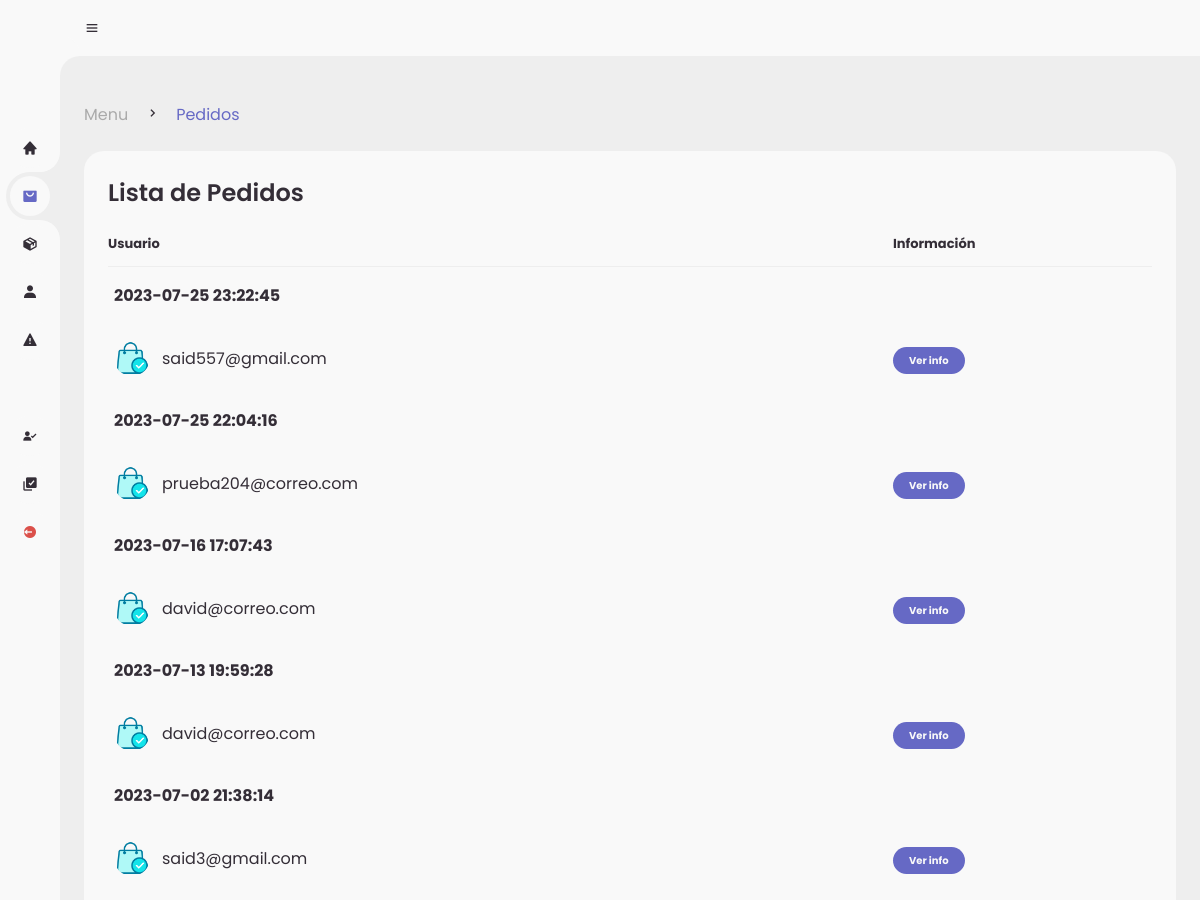
Page /admin/orders.php (signed in, upper part) on the earlier database version.
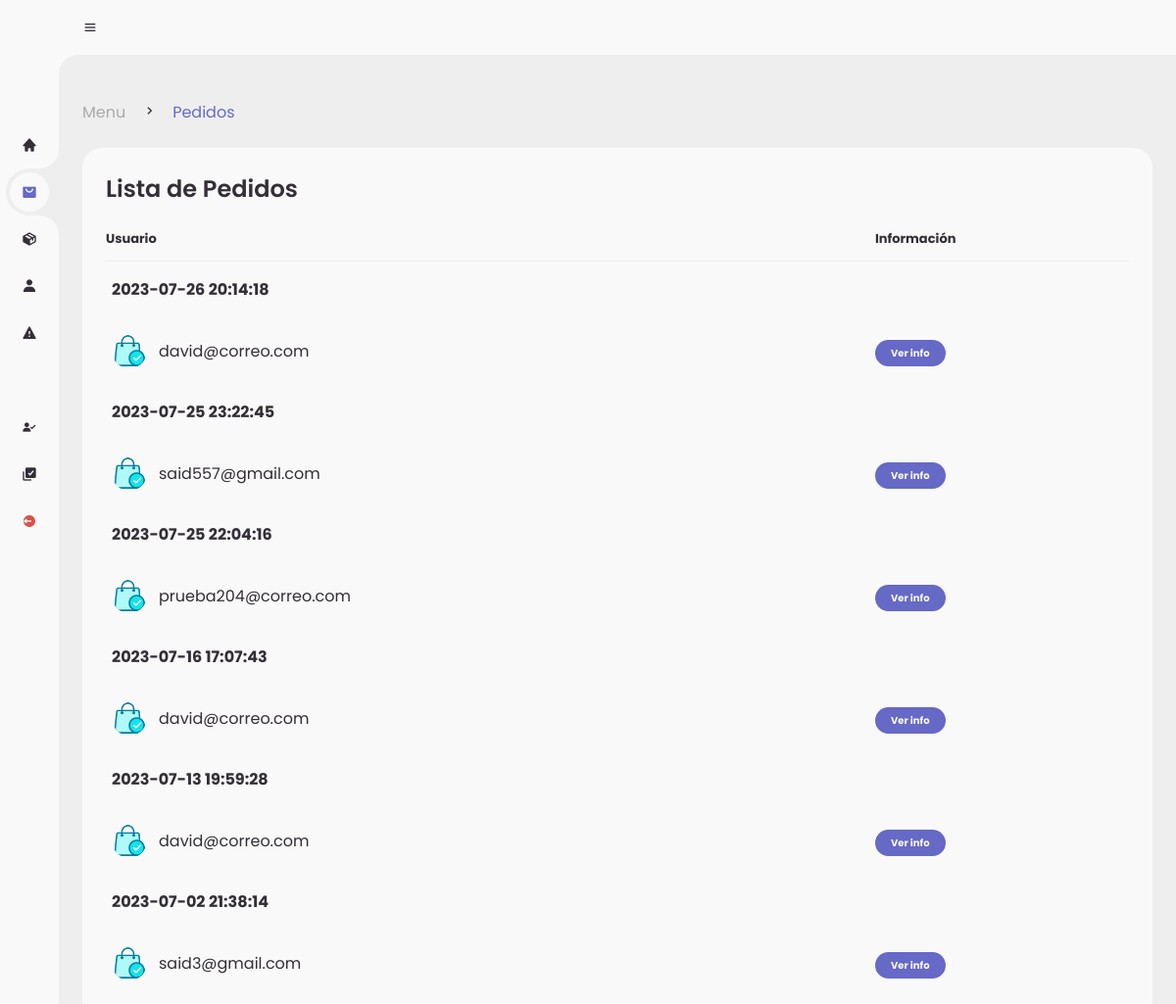
Same page on the later database version.
### tables this page shows
CREATE TABLE `ventas` (
  `id_venta` int(11) NOT NULL,
  `clavetransaccion` varchar(250) NOT NULL,
  `paypaldatos` text NOT NULL,
  `fecha` datetime NOT NULL,
  `correo` varchar(5000) NOT NULL,
  `total` decimal(60,2) NOT NULL,
  `estatus` varchar(250) NOT NULL,
  `envio` varchar(50) NOT NULL,
  `crastreo` varchar(200) NOT NULL
);

### admin/orders.php (the view, shortened to what this page needs)
<!DOCTYPE html>
<?php
	include('../global/conexion.php');
?>
<html lang="en">
<head>
	<link href='https://unpkg.com/boxicons@2.0.9/css/boxicons.min.css' rel='stylesheet'>
	<link rel="stylesheet" href="style.css">
</head>
<body>
	<section id="sidebar">
		<a href="./menu.php" class="brand">
		</a>
		<ul class="side-menu top">
			<li >
				<a href="./menu.php">
					<i class='bx bxs-home' ></i>
				</a>
			</li>
			<li class="active">
				<a href="./orders.php">
					<i class='bx bxs-shopping-bag-alt' ></i>
				</a>
			</li>
			<li>
				<a href="./products.php">
					<i class='bx bxs-package'></i>
				</a>
			</li>
			<li>
				<a href="./sellers.php">
					<i class='bx bxs-user' ></i>
				</a>
			</li>
			<li>
				<a href="./reports.php">
					<i class='bx bxs-error' ></i>
				</a>
			</li>
		</ul>
		<ul class="side-menu">
			<li>
				<a href="./reg-vendedores.php">
					<i class='bx bxs-user-check' ></i>
				</a>
			</li>
			<li>
				<a href="./reg-productos.php">
					<i class='bx bxs-select-multiple' ></i>
				</a>
			</li>
			<li>
				<a href="../global/logout.php" class="logout">
					<i class='bx bxs-log-out-circle' ></i>
				</a>
			</li>
		</ul>
	</section>
	<section id="content">
		<nav>
			<i class='bx bx-menu' ></i>
		</nav>
		<main>
			<div class="head-title">
				<div class="left">
					<ul class="breadcrumb">
						<li>
							<a href="./menu.php">Menu</a>
						</li>
						<li><i class='bx bx-chevron-right' ></i></li>
						<li>
							<a class="active" href="./orders.php">Pedidos</a>
						</li>
					</ul>
				</div>
			</div>
			<div class="table-data">
				<div class="order">
					<div class="head">
						<h3>Lista de Pedidos</h3>
					</div>
					<table>
						<thead>
							<tr>
								<th>Usuario</th>
								<th>Información</th>
							</tr>
						</thead>
						<tbody>
						<?php
							$query = mysqli_query($conn,"SELECT * FROM ventas WHERE estatus = 'completo' ORDER BY id_venta DESC");
							while($data = mysqli_fetch_array($query)){
						?>
							<tr>
								<td align="center"><strong> <?php echo $data['fecha']?></strong></td>
							</tr>
							<tr>
								<td>
									<img src="../assets/utilities/bolsa.png">
									<p><?php echo $data['correo']?></p>
								</td>
								<td><a href="./pages/det-order.php?order=<?php echo $data['id_venta']?>"><span class="status completed">Ver info</span></a></td>
							</tr>
						<?php }?>
						</tbody>
					</table>
				</div>
		</main>
	</section>
</body>
</html>

Differences in the rows shown:
added ventas: fecha "2023-07-26 20:14:18", correo "david@correo.com"
